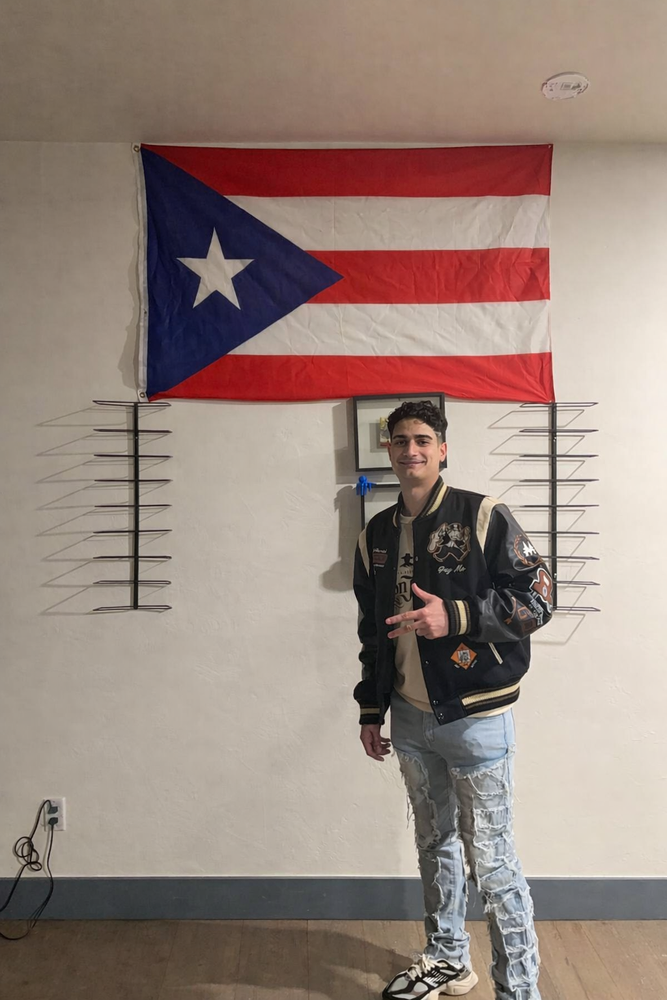
#> input picture Image_Classification/Eric.png, 667 x 1000 px, shrunk from 1024 x 1536 before the run
$ python custom_filter.py
#> lines starting #> are read from the running program, lines starting #| are printed output that depends on the picture
#> the answer given: Eric.png
from PIL import Image, ImageFilter, ImageOps, ImageEnhance, ImageChops
import os

def apply_cyberpunk_filter(image_path, output_path="cyberpunk_image.png"):
#> called with image_path = 'Eric.png', output_path = 'Eric_cyberpunk.png'
    try:
        # Load image and ensure RGB mode
        img = Image.open(image_path).convert("RGB")
#> img is the input picture: PIL image 667x1000 RGB; mean R, G, B 152, 133.7, 124.9

        # 1. Enhance Color Saturation heavily
        enhancer_color = ImageEnhance.Color(img)
        img_colored = enhancer_color.enhance(2.5)  # Boost colors
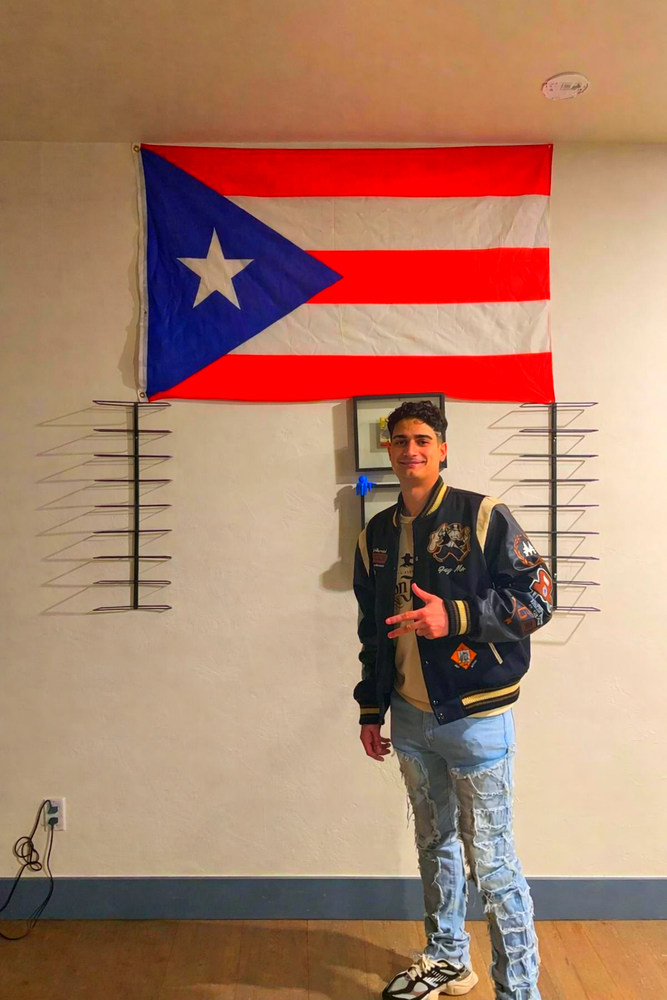
#> img_colored: PIL image 667x1000 RGB; mean R, G, B 170.2, 128, 105.6

        # 2. Enhance Contrast
        enhancer_contrast = ImageEnhance.Contrast(img_colored)
        img_contrasted = enhancer_contrast.enhance(1.5) # Increase contrast
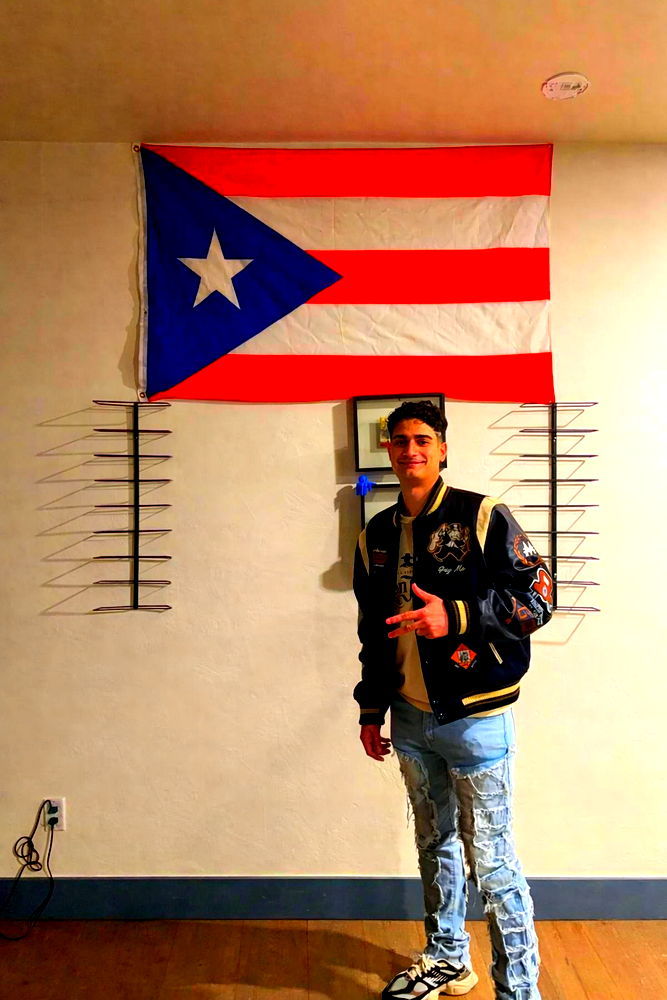
#> img_contrasted: PIL image 667x1000 RGB; mean R, G, B 180.6, 129.2, 96

        # 3. Extract edges using a filter
        edges = img_contrasted.filter(ImageFilter.FIND_EDGES)
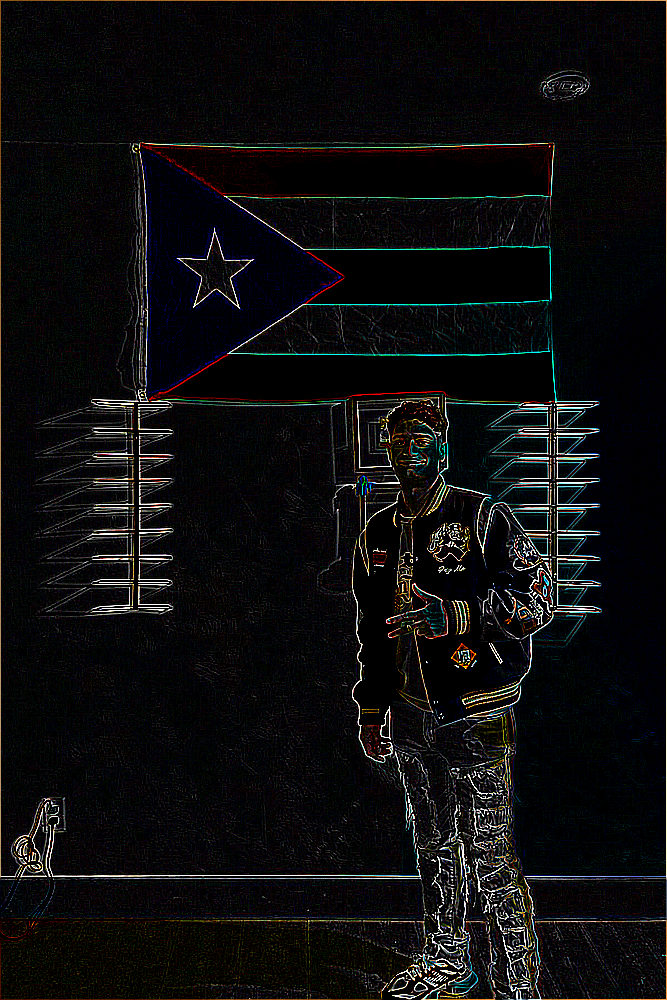
#> edges: PIL image 667x1000 RGB; mean R, G, B 13.3, 13.1, 13.5

        # 4. Colorize the edges to a bright neon cyan/blue
        # Convert edges to grayscale first to act as a proper mask for colorize
        edges_l = edges.convert("L")
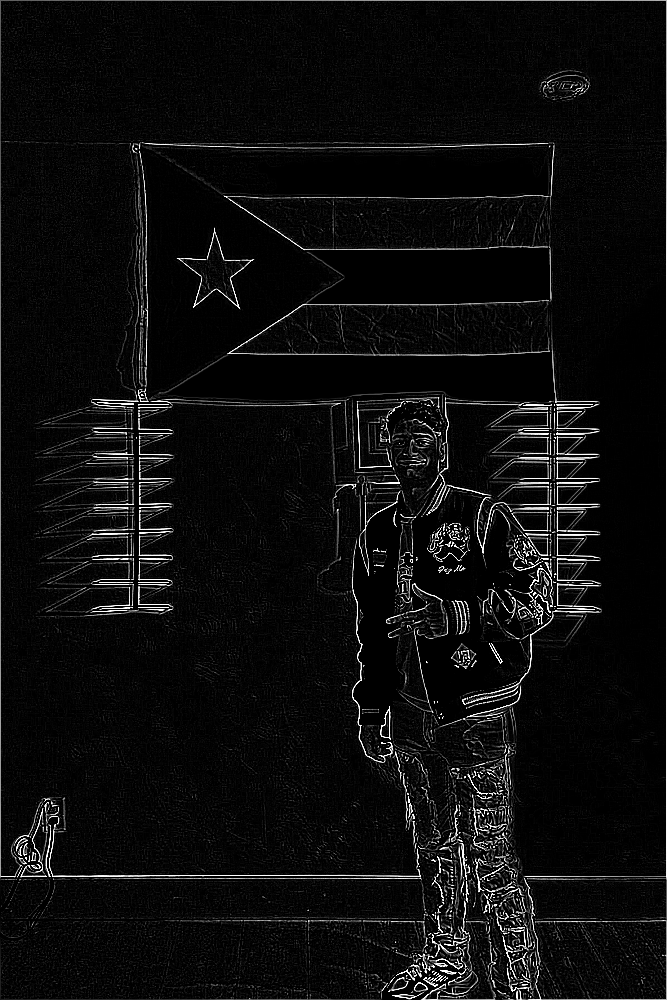
#> edges_l: PIL image 667x1000 L; min 0, max 255, mean 13.2
        # Enhance edge intensity
        edges_enhanced = ImageEnhance.Contrast(edges_l).enhance(3.0)
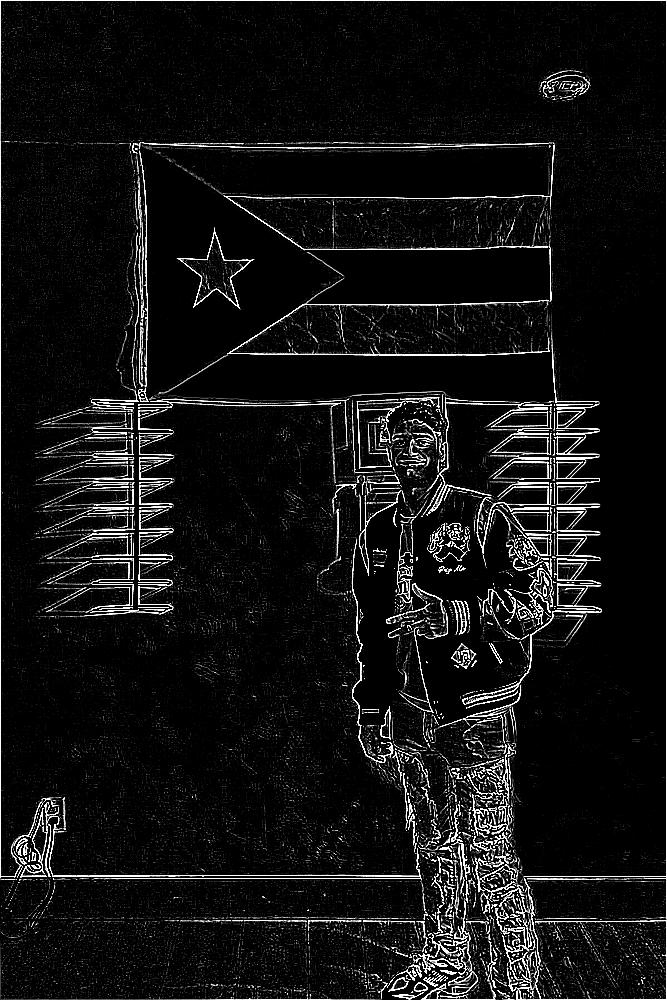
#> edges_enhanced: PIL image 667x1000 L; min 0, max 255, mean 18.5
        edges_neon = ImageOps.colorize(edges_enhanced, black="black", white="#00FFFF")
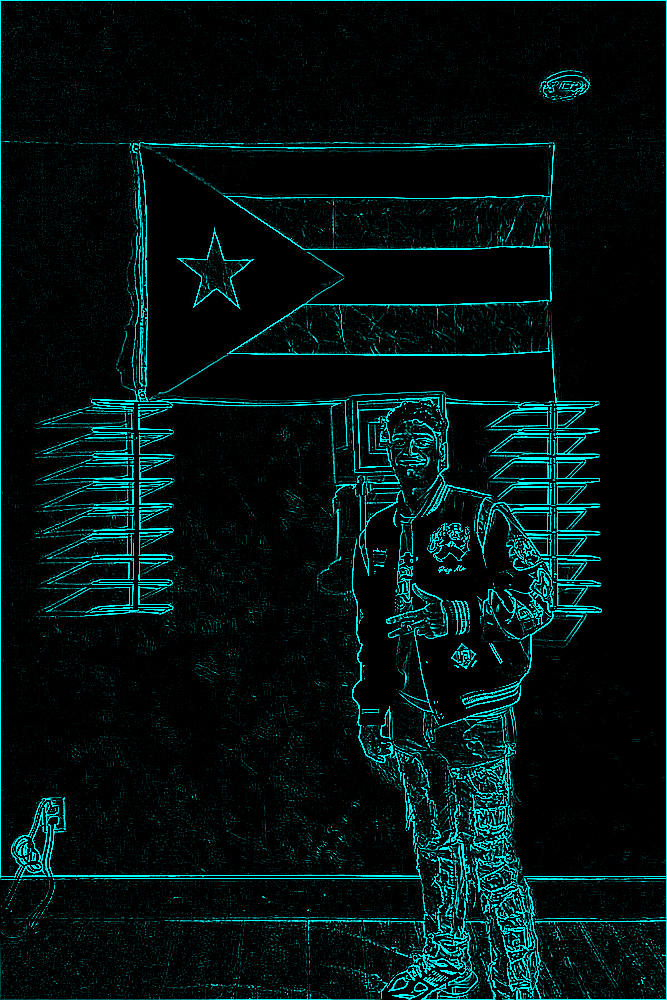
#> edges_neon: PIL image 667x1000 RGB; mean R, G, B 0, 18.5, 18.5

        # 5. Blend the neon edges back onto the saturated image using Screen
        final_img = ImageChops.screen(img_contrasted, edges_neon)
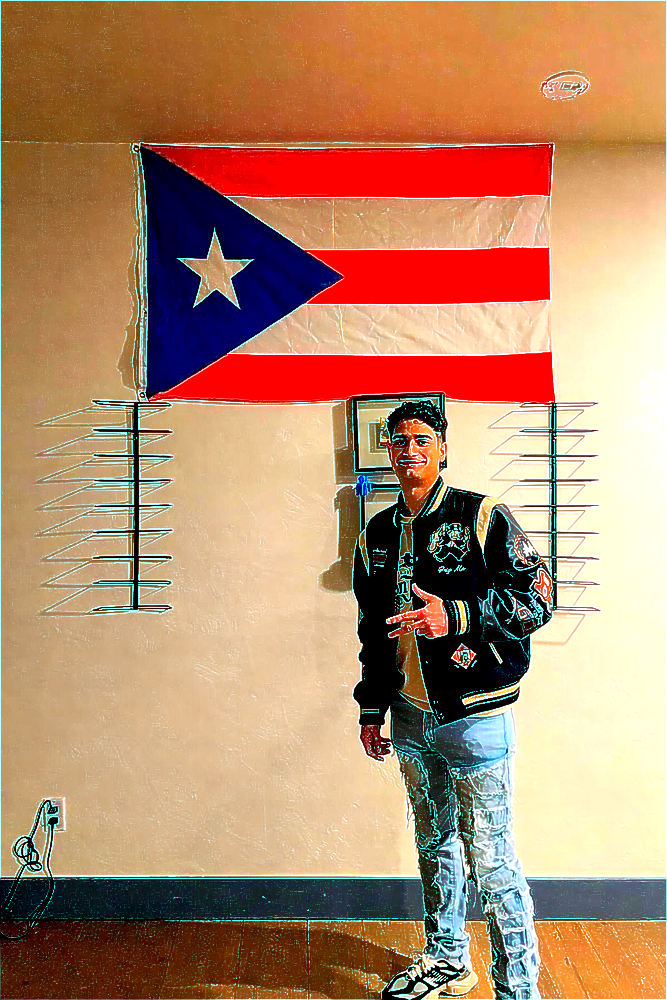
#> final_img: PIL image 667x1000 RGB; mean R, G, B 180.6, 136.9, 106

        # Save output
        final_img.save(output_path)
        print(f"Cyberpunk filtered image saved as '{output_path}'.")

    except Exception as e:
        print(f"Error processing image: {e}")

if __name__ == "__main__":
    print("Cyberpunk Neon Filter Processor (type 'exit' to quit)\n")
    while True:
#> (the run stopped early here; a loop or call above may not have finished)
